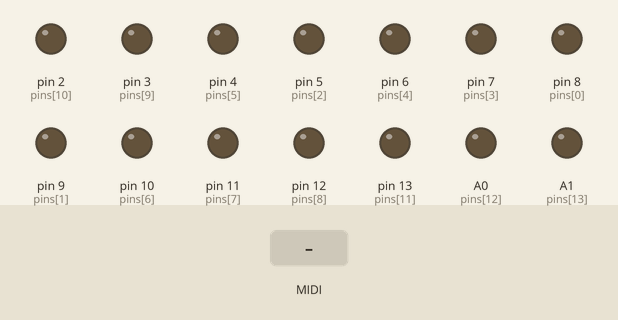
The sketch below on a simulated Arduino Uno, built with avr-gcc and run on an emulated ATmega328P. Shown: output pins drawn as LEDs (lit = HIGH). Inputs (shaded band) come from the test bench. MIDI output is not drawn.

Above: at 1.2 s.
1.3 s: MIDI note 60 received
At 1.45 s:
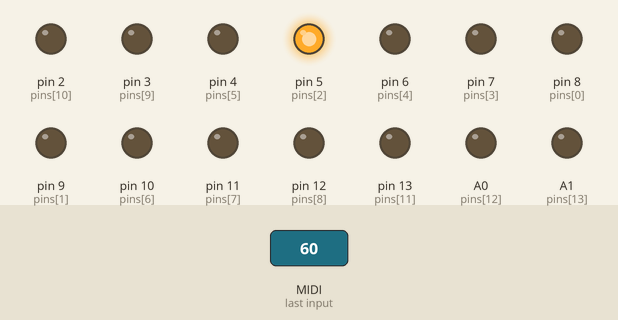
3.1 s: MIDI note 64 received
At 3.25 s:
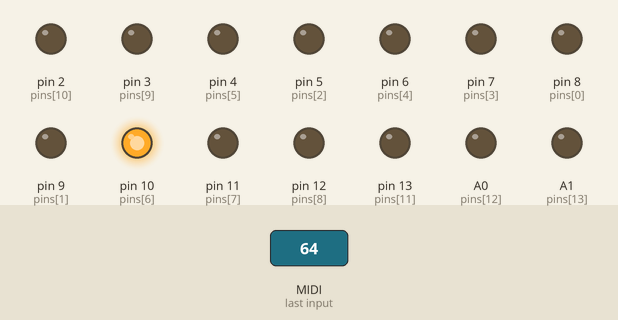
4.9 s: MIDI note 67 received
At 5.05 s:
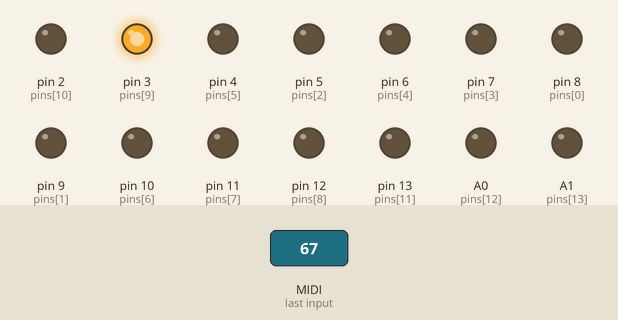
Timing chart, 0 to 7.9 s (numbered marks = the images above; inputs shaded):
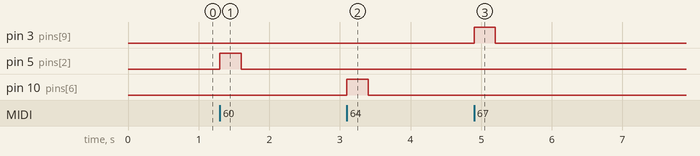

The sketch:

Dekoder_Registry_Man.II_trojza_zambrow.ino
```cpp
//Author Romuald Milewski
// Dekoder Registry II manuał Zambrów Trójca
//UNO & midiuino

#include <MIDI.h>   // Add Midi Library


#define decoder_channel 1 // the selected MIDI channel on which the decoder works
int pins[] = {8, 9, 5, 7, 6, 4, 10, 11, 12, 3, 2, 13, A0, A1};
int remaining_pins[] = {A2, A3, A4, A5};


//Create an instance of the library with default name, serial port and settings
MIDI_CREATE_DEFAULT_INSTANCE();

void setup() {

     // setup pins for output
for (int i = 0; i < sizeof(pins) / sizeof(pins[0]); ++i) {
    pinMode(pins[i], OUTPUT);
    digitalWrite (pins[i], LOW);

  }

   // setup remaining_pins for output ( pozostałe )
  for (int i = 0; i < sizeof(remaining_pins) / sizeof(remaining_pins[0]); ++i) {
    pinMode(remaining_pins[i], OUTPUT);
    digitalWrite (remaining_pins[i], LOW);

  }

      // self-test  jesli potrzebny
//  for (int i = 0; i < sizeof(piny) / sizeof(piny[0]); ++i) {
//    digitalWrite(piny[i], HIGH);
//    delay(300); // Czas trwania stanu wysokiego - 300 ms
//    digitalWrite(piny[i], LOW);
//    delay(50);  // Dodatkowy czas dla lepszego zobaczenia efektu
//  }


  MIDI.begin(MIDI_CHANNEL_OMNI); // Initialize the Midi Library.
  // OMNI sets it to listen to all channels.. MIDI.begin(2) would set it
  // to respond to notes on channel 2 only.
  MIDI.setHandleNoteOn(MyHandleNoteOn); // This is important!! This command
  // tells the Midi Library which function you want to call when a NOTE ON command
  // is received. In this case it's "MyHandleNoteOn".
  MIDI.setHandleNoteOff(MyHandleNoteOff); // This command tells the Midi Library
  // to call "MyHandleNoteOff" when a NOTE OFF command is received.
}

void loop() { // Main loop
  MIDI.read(); // Continuously check if Midi data has been received.
}

// MyHandleNoteON is the function that will be called by the Midi Library
// when a MIDI NOTE ON message is received.
// It will be passed bytes for Channel, Pitch, and Velocity
void MyHandleNoteOn(byte channel, byte pitch, byte velocity) {
 if (channel == decoder_channel) {
  if (pitch >= 58 && pitch <= (58 + ( sizeof(pins) / sizeof(pins[0] )))){
  for (int i = 0; i < sizeof(pins) / sizeof(pins[0]); ++i) {
   if (pitch == 58+i) {
digitalWrite (pins[i], HIGH); // Set Arduino board pin 13 to output
}
}
}
}
}

// MyHandleNoteOFF is the function that will be called by the Midi Library
// when a MIDI NOTE OFF message is received.
// * A NOTE ON message with Velocity = 0 will be treated as a NOTE OFF message *
// It will be passed bytes for Channel, Pitch, and Velocity

void MyHandleNoteOff(byte channel, byte pitch, byte velocity) {
 if (channel == decoder_channel) {
  if (pitch >= 58 && pitch <= (58 + ( sizeof(pins) / sizeof(pins[0] )))){

     for (int i = 0; i < sizeof(pins) / sizeof(pins[0]); ++i) {
   if (pitch == 58+i) {
digitalWrite (pins[i], LOW); // Set Arduino board pin 13 to output
 }
}
}
}
}
```

Measured:
- after the input at 1.3 s, pin 5 (pins[2]): LOW → HIGH at once, → LOW 0.30 s later
- after the input at 3.1 s, pin 10 (pins[6]): LOW → HIGH at once, → LOW 0.30 s later
- after the input at 4.9 s, pin 3 (pins[9]): LOW → HIGH at once, → LOW 0.30 s later
